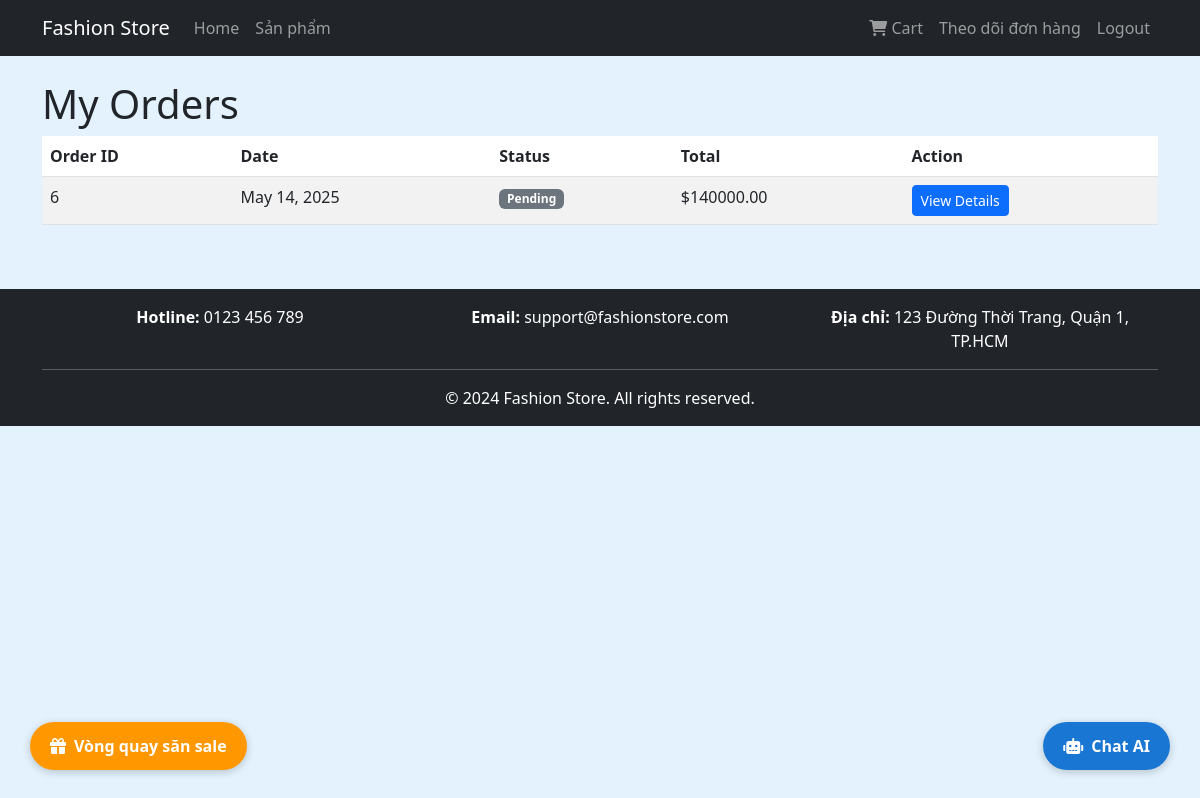
Page /orders/ (signed in) on the committed database.
### store/models.py (models this page shows, shortened)
class Category(models.Model):
    name = models.CharField(max_length=100)
    slug = models.SlugField(unique=True)
    class Meta:
        verbose_name_plural = 'Categories'

class Order(models.Model):
    STATUS_CHOICES = (
        ('pending', 'Pending'),
        ('processing', 'Processing'),
        ('shipped', 'Shipped'),
        ('delivered', 'Delivered'),
    )
    user = models.ForeignKey(User, on_delete=models.CASCADE)
    full_name = models.CharField(max_length=100)
    email = models.EmailField()
    address = models.CharField(max_length=250)
    phone = models.CharField(max_length=20)
    created = models.DateTimeField(auto_now_add=True)
    updated = models.DateTimeField(auto_now=True)
    status = models.CharField(max_length=20, choices=STATUS_CHOICES, default='pending')
    total_amount = models.DecimalField(max_digits=10, decimal_places=2)
    class Meta:
        ordering = ('-created',)

### store/views.py (the view)
# urls.py: path('orders/', views.order_history, name='order_history'),
@login_required
def order_history(request):
    orders = Order.objects.filter(user=request.user)
    context = {'orders': orders}
    context.update(get_discount_context(request))
    return render(request, 'store/order/history.html', context)

### store/context_processors.py (called while the page is built)
def categories(request):
    return {'categories': Category.objects.all()}

def discount_info(request):
    discount_code = request.session.get('discount_code')
    valid_codes = {
        'SALE10': 10,
        'SALE20': 20,
        'SALE30': 30,
        'SALE50': 50,
    }
    discount_percent = valid_codes.get(discount_code, 0) if discount_code else 0
    return {'discount_code': discount_code, 'discount_percent': discount_percent}

### store/views.py (called while the page is built)
def get_discount_context(request):
    discount_code = request.session.get('discount_code')
    valid_codes = {
        'SALE10': 10,
        'SALE20': 20,
        'SALE30': 30,
        'SALE50': 50,
    }
    discount_percent = valid_codes.get(discount_code, 0) if discount_code else 0
    return {'discount_code': discount_code, 'discount_percent': discount_percent}

### store/templates/store/order/history.html (shortened to what this page needs)
{% extends "store/base.html" %}
{% block content %}
    <h1>My Orders</h1>
    {% if orders %}
    <div class="table-responsive">
        <table class="table table-striped">
            <thead>
                <tr>
                    <th>Order ID</th>
                    <th>Date</th>
                    <th>Status</th>
                    <th>Total</th>
                    <th>Action</th>
                </tr>
            </thead>
            <tbody>
                {% for order in orders %}
                <tr>
                    <td>{{ order.id }}</td>
                    <td>{{ order.created|date:"F j, Y" }}</td>
                    <td>
                        <span class="badge {% if order.status == 'delivered' %}bg-success{% elif order.status == 'shipped' %}bg-info{% elif order.status == 'processing' %}bg-warning{% else %}bg-secondary{% endif %}">
                            {{ order.get_status_display }}
                        </span>
                    </td>
                    <td>${{ order.total_amount }}</td>
                    <td>
                        <a href="{% url 'store:order_detail' order.id %}" class="btn btn-sm btn-primary">View Details</a>
                    </td>
                </tr>
                {% endfor %}
            </tbody>
        </table>
    </div>
    {% else %}
    <p>You haven't placed any orders yet.</p>
    {% endif %}
{% endblock %}

### store/templates/store/base.html (shortened to what this page needs)
<!DOCTYPE html>
<html lang="en">
<head>
    <link href="https://cdn.jsdelivr.net/npm/bootstrap@5.3.0/dist/css/bootstrap.min.css" rel="stylesheet">
    <link rel="stylesheet" href="https://cdnjs.cloudflare.com/ajax/libs/font-awesome/6.0.0/css/all.min.css">
</head>
<body class="{% block body_class %}{% endblock %}">
    <nav class="navbar navbar-expand-lg navbar-dark bg-dark">
        <div class="container">
            <a class="navbar-brand" href="{% url 'store:product_list' %}">Fashion Store</a>
            <div class="collapse navbar-collapse" id="navbarNav">
                <ul class="navbar-nav me-auto">
                    <li class="nav-item">
                        <a class="nav-link" href="{% url 'store:product_list' %}">Home</a>
                    </li>
                    {% for c in categories %}
                    <li class="nav-item">
                        <a class="nav-link" href="{% url 'store:product_list_by_category' c.slug %}">{{ c.name }}</a>
                    </li>
                    {% endfor %}
                </ul>
                <ul class="navbar-nav">
                    {% if user.is_authenticated %}
                    <li class="nav-item">
                        <a class="nav-link" href="{% url 'store:cart_detail' %}">
                            <i class="fas fa-shopping-cart"></i> Cart
                        </a>
                    </li>
                    <li class="nav-item">
                        <a class="nav-link" href="{% url 'store:order_history' %}">Theo dõi đơn hàng</a>
                    </li>
                    <li class="nav-item">
                        <a class="nav-link" href="{% url 'accounts:logout' %}">Logout</a>
                    </li>
                    {% endif %}
                </ul>
            </div>
        </div>
    </nav>
    <div class="container mt-4">
        {% block content %}
        {% endblock %}
    </div>
    <footer class="bg-dark text-white mt-5 py-3">
        <div class="container text-center">
            <div class="row">
                <div class="col-md-4 mb-2 mb-md-0">
                    <strong>Hotline:</strong> 0123 456 789
                </div>
                <div class="col-md-4 mb-2 mb-md-0">
                    <strong>Email:</strong> support@fashionstore.com
                </div>
                <div class="col-md-4">
                    <strong>Địa chỉ:</strong> 123 Đường Thời Trang, Quận 1, TP.HCM
                </div>
            </div>
            <hr class="bg-secondary my-3">
            <p class="mb-0">&copy; 2024 Fashion Store. All rights reserved.</p>
        </div>
    </footer>
    <a href="{% url 'store:spin_wheel' %}" class="spin-sale-btn" title="Vòng quay săn sale">
        <i class="fas fa-gift"></i> Vòng quay săn sale
    </a>
    <div id="ai-chat-btn" class="ai-chat-btn">
        <i class="fas fa-robot"></i> Chat AI
    </div>
</body>
</html>

### store/templates/store/base.html (style rules this page uses)
body { background: #e3f2fd !important; }
.spin-sale-btn { position: fixed; left: 30px; bottom: 30px; z-index: 9999; background: #ff9800; color: #fff; padding: 12px 20px; border-radius: 30px; font-weight: bold; box-shadow: 0 2px 8px rgba(0,0,0,0.2); text-decoration: none; transition: background 0.2s; display: flex; align-items: center; gap: 8px; }
.ai-chat-btn { position: fixed; right: 30px; bottom: 30px; z-index: 9999; background: #1976d2; color: #fff; padding: 12px 20px; border-radius: 30px; font-weight: bold; box-shadow: 0 2px 8px rgba(0,0,0,0.2); text-decoration: none; transition: background 0.2s; display: flex; align-items: center; gap: 8px; cursor: pointer; }

### rows in the picture
Category: name "Sản phẩm"
Order: id "6", created "May 14, 2025", status "Pending", total_amount "140000.00"
